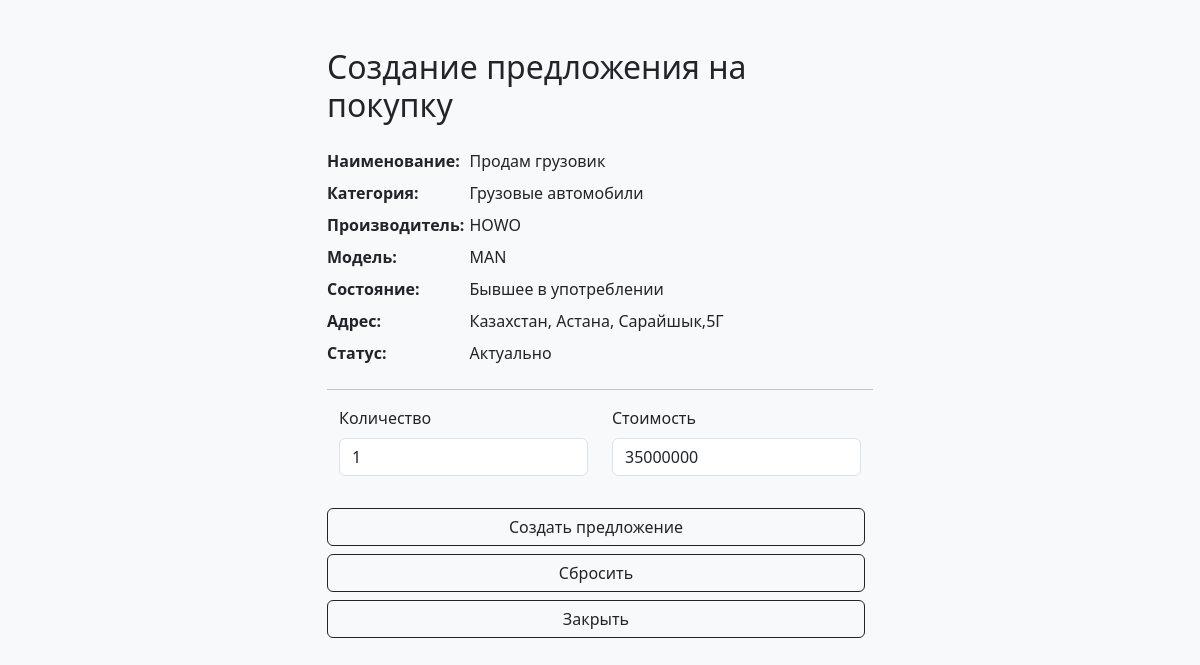
The app's page /create_offer_buy/2 (signed in) with its own data.
### main/models.py (models this page shows, shortened)
class OfferSale(models.Model):
    title = models.CharField(max_length=64)
    image = models.ImageField(upload_to='img/offer_image', default='img/no_item_image.jpg')
    category = models.ForeignKey(Category, on_delete=models.CASCADE)
    description = models.TextField(null=True, blank=True)
    manufacturer = models.ForeignKey(Manufacturer, on_delete=models.CASCADE)
    offer_model = models.ForeignKey(OfferModel, on_delete=models.CASCADE)
    amount = models.PositiveIntegerField()
    unit = models.ForeignKey(Unit, on_delete=models.CASCADE)
    condition_new = models.BooleanField(default=True)
    price = models.PositiveIntegerField()
    datetime = models.DateTimeField(auto_now_add=True)
    in_active = models.BooleanField(default=True)
    salesman = models.ForeignKey(CustomUser, on_delete=models.CASCADE)
    country = models.CharField(max_length=64)
    city = models.CharField(max_length=64)
    street = models.CharField(max_length=64)
    home_number = models.CharField(max_length=64)
    class Meta:
        verbose_name = 'Предложение на продажу'
        verbose_name_plural = 'Предложения на продажу'

class Category(models.Model):
    name = models.CharField(max_length=64)
    description = models.TextField(null=True, blank=True)
    class Meta:
        verbose_name = 'Категория'
        verbose_name_plural = 'Категории'

class Manufacturer(models.Model):
    name = models.CharField(max_length=128)
    description = models.TextField(null=True, blank=True)
    class Meta:
        verbose_name = 'Производитель'
        verbose_name_plural = 'Производители'

class OfferModel(models.Model):
    name = models.CharField(max_length=128)
    manufacturer = models.ForeignKey(Manufacturer, on_delete=models.CASCADE)
    description = models.TextField(null=True, blank=True)
    class Meta:
        verbose_name = 'Модель'
        verbose_name_plural = 'Модели'

### main/views.py (the view)
# urls.py: path('create_offer_buy/<int:offer_id>', createOfferBuyView, name='create_offer_buy_url'),
@login_required(login_url='login_url')
def createOfferBuyView(request, offer_id):
    offer = get_object_or_404(OfferSale, pk=offer_id)
    if request.method == 'POST':
        form = OfferBuyForm(request.POST)
        if form.is_valid():
            offer_buy = form.save(commit=False)
            offer_buy.sale = offer
            offer_buy.buyer = request.user
            offer_buy.save()
            return redirect('offers_url')
    else:
        form = OfferBuyForm()
    context = {'form': form, 'offer': offer}
    return render(request, 'offer_buy_create.html', context)

### main/forms.py
class OfferBuyForm(forms.ModelForm):
    class Meta:
        model = OfferBuy
        fields = ['amount', 'price']

### main/context_processors.py (called while the page is built)
def current_year(request):
    return {'current_year': datetime.datetime.now().year}

### templates/offer_buy_create.html (shortened to what this page needs)
{% load static %}
<!DOCTYPE html>
<html lang="en">
<head>
    <link rel="stylesheet" href="https://cdn.jsdelivr.net/npm/bootstrap@5.3.0/dist/css/bootstrap.min.css">
</head>
<body>
    <div class="container mt-5">
    <div class="row justify-content-center">
        <div class="col-md-6">
        <h2 class="mb-4">Создание предложения на покупку</h2>
        <dl class="row">
            <dt class="col-sm-3 text">Наименование:</dt>
            <dd class="col-sm-9 text">{{ offer.title }}</dd>
            <dt class="col-sm-3">Категория:</dt>
            <dd class="col-sm-9">{{ offer.category.name }}</dd>
            <dt class="col-sm-3">Производитель:</dt>
            <dd class="col-sm-9">{{ offer.manufacturer.name }}</dd>
            <dt class="col-sm-3">Модель:</dt>
            <dd class="col-sm-9">{{ offer.offer_model.name }}</dd>
            <dt class="col-sm-3">Состояние:</dt>
            <dd class="col-sm-9">
                {% if offer.condition_new %}
                <span>Новое</span>
                {% else %}
                <span>Бывшее в употреблении</span>
                {% endif %}
            </dd>
            <dt class="col-sm-3">Адрес:</dt>
            <dd class="col-sm-9">{{ offer.country }}, {{ offer.city }}, {{ offer.street }},{{ offer.home_number }}</dd>
            <dt class="col-sm-3">Статус:</dt>
            <dd class="col-sm-9">
                {% if offer.in_active %}
                <span>Актуально</span>
                {% else %}
                <span>Не актуально</span>
                {% endif %}
            </dd>
        </dl>
        <hr class="hr" />
        <form method="post">
            <div class="container">
                <div class="row">
                    <div class="col-md-6 mb-3">
                        <label for="amount" class="form-label">Количество</label>
                        <input type="text" onchange="checkamount()" class="form-control" id="amount" name="amount" maxlength="64" value="{{ offer.amount }}">
                    </div>
                    <div class="col-md-6 mb-3">
                        <label for="price" class="form-label">Стоимость</label>
                        <input type="text" class="form-control" id="price" name="price" maxlength="64" value="{{ offer.price }}">
                    </div>
                </div>
            </div>
            <div class="d-grid gap-2 mt-3">
                <button type="submit" id="create" class="btn btn-outline-dark me-2">Создать предложение</button>
                <button type="reset" class="btn btn-outline-dark me-2">Сбросить</button>
                <a href="{% url 'cabinet_url'%}" class="btn btn-outline-dark me-2">Закрыть</a>
            </div>
        </form>
        </div>
    </div>
    </div>
</body>
</html>

### templates/offer_buy_create.html (style rules this page uses)
body { background-color: #f8f9fa; margin-bottom: 70px; }

### records on screen
OfferSale: title "Продам грузовик", category.name "Грузовые автомобили", manufacturer.name "HOWO", offer_model.name "MAN", country "Казахстан", city "Астана", street "Сарайшык", home_number "5Г", amount "1", price "35000000"
